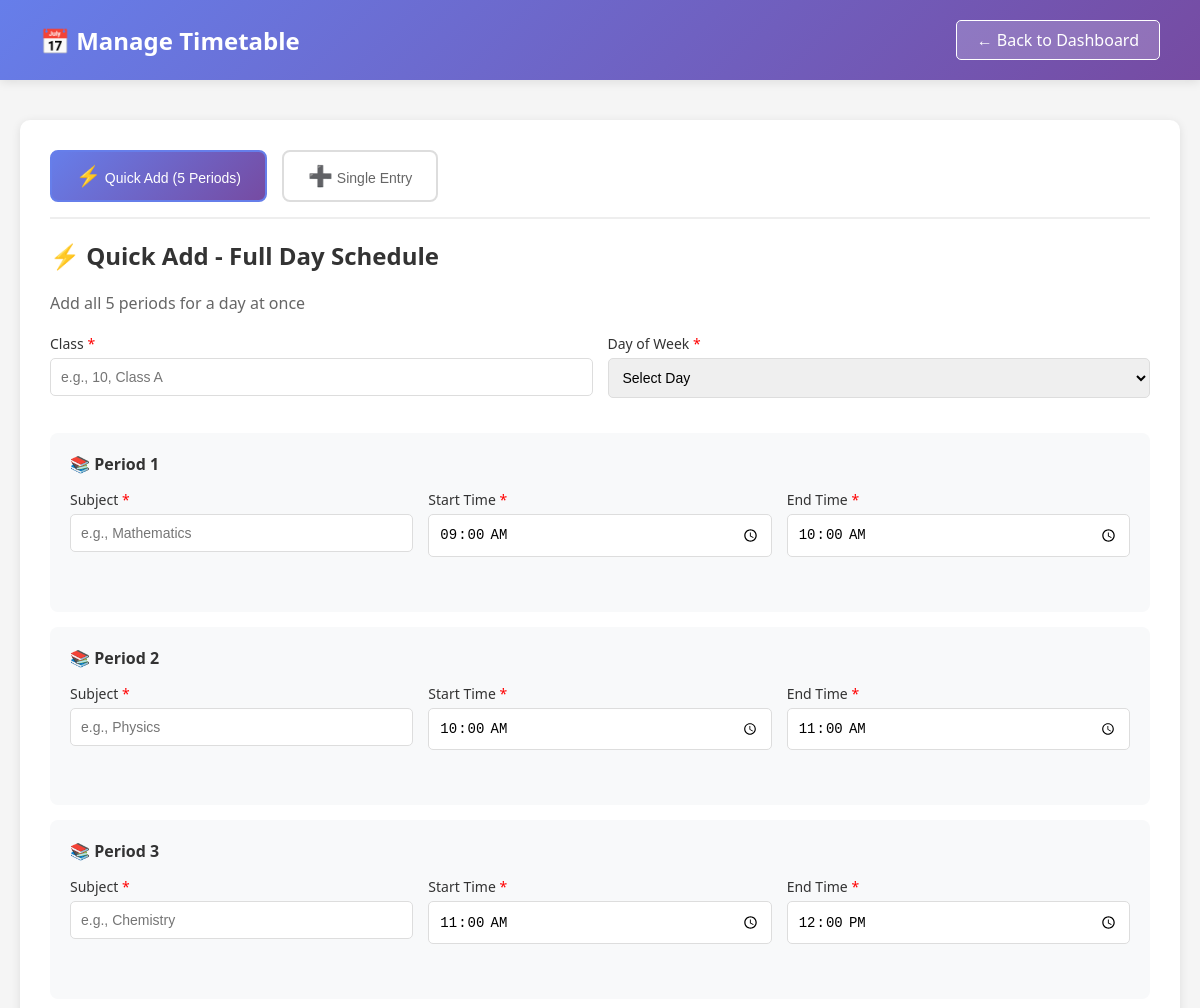
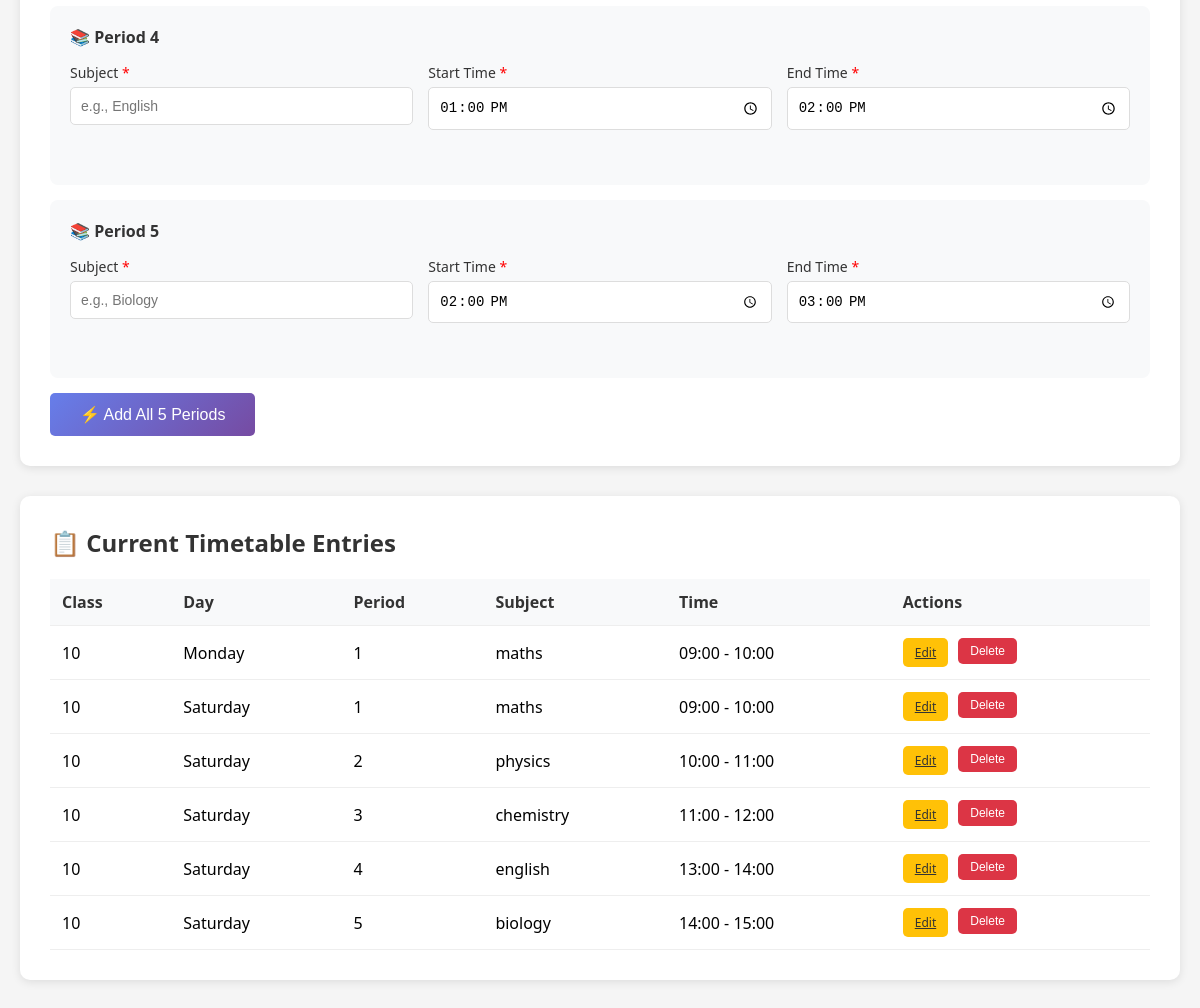
The page /timetable/manage (signed in) on the database its author committed (2 pictures, top to bottom).
### models.py (models this page shows)
class Timetable(Base):
    __tablename__ = 'timetable'
    id = Column(Integer, primary_key=True)
    class_name = Column(String, nullable=False)
    day_of_week = Column(String, nullable=False)  # e.g., 'Monday', 'Tuesday'
    period = Column(String, nullable=False)       # e.g., 'Period 1', 'Period 2'
    subject = Column(String, nullable=True)       # e.g., 'Mathematics', 'Physics'
    start_time = Column(String, nullable=True)    # e.g., '09:00'
    end_time = Column(String, nullable=True)      # e.g., '10:00'

### app.py (the view, shortened to what this page needs)
@app.route('/timetable/manage', methods=['GET', 'POST'])
@login_required
def manage_timetable():
    if current_user.role != 'teacher':
        flash('Access denied! Teachers only.', 'error')
        return redirect(url_for('login'))
    db = SessionLocal()
    day_order = ['Monday', 'Tuesday', 'Wednesday', 'Thursday', 'Friday', 'Saturday', 'Sunday']
    timetable_entries = db.query(Timetable).all()
    timetable_entries.sort(key=lambda x: (day_order.index(x.day_of_week) if x.day_of_week in day_order else 999, x.period))
    db.close()
    return render_template('manage_timetable.html', timetable_entries=timetable_entries)

### app.py (called while the page is built)
@login_manager.user_loader
def load_user(user_id):
    db = SessionLocal()
    user = db.query(User).get(int(user_id))
    db.close()
    return user

### templates/manage_timetable.html (shortened to what this page needs)
<!DOCTYPE html>
<html lang="en">
<head>
</head>
<body>
    <div class="header">
        <div class="header-content">
            <h1>📅 Manage Timetable</h1>
            <a href="{{ url_for('teacher_dashboard') }}" class="back-btn">← Back to Dashboard</a>
        </div>
    </div>
    <div class="container">
        <div class="card">
            <div style="display: flex; gap: 15px; margin-bottom: 20px; border-bottom: 2px solid #eee; padding-bottom: 15px;">
                <button class="mode-btn active" onclick="switchMode('bulk')">
                    <span style="font-size: 20px;">⚡</span> Quick Add (5 Periods)
                </button>
                <button class="mode-btn" onclick="switchMode('single')">
                    <span style="font-size: 20px;">➕</span> Single Entry
                </button>
            </div>
            <div id="bulkForm" class="form-container">
                <h2>⚡ Quick Add - Full Day Schedule</h2>
                <p style="color: #666; margin-bottom: 20px;">Add all 5 periods for a day at once</p>
                <form method="POST" action="{{ url_for('bulk_add_timetable') }}">
                    <div class="form-grid" style="grid-template-columns: 1fr 1fr; margin-bottom: 20px;">
                        <div class="form-group">
                            <label>Class <span class="required">*</span></label>
                            <input type="text" name="class_name" id="bulk_class" required placeholder="e.g., 10, Class A">
                        </div>
                        <div class="form-group">
                            <label>Day of Week <span class="required">*</span></label>
                            <select name="day_of_week" id="bulk_day" required>
                                <option value="">Select Day</option>
                            </select>
                        </div>
                    </div>
                    <div style="background: #f8f9fa; padding: 20px; border-radius: 8px; margin-bottom: 15px;">
                        <h3 style="color: #333; margin-bottom: 15px; font-size: 16px;">📚 Period 1</h3>
                        <div class="form-grid">
                            <div class="form-group">
                                <label>Subject <span class="required">*</span></label>
                                <input type="text" name="subject_1" required placeholder="e.g., Mathematics">
                            </div>
                            <div class="form-group">
                                <label>Start Time <span class="required">*</span></label>
                                <input type="time" name="start_time_1" required value="09:00">
                            </div>
                            <div class="form-group">
                                <label>End Time <span class="required">*</span></label>
                                <input type="time" name="end_time_1" required value="10:00">
                            </div>
                        </div>
                    </div>
                    <div style="background: #f8f9fa; padding: 20px; border-radius: 8px; margin-bottom: 15px;">
                        <h3 style="color: #333; margin-bottom: 15px; font-size: 16px;">📚 Period 2</h3>
                        <div class="form-grid">
                            <div class="form-group">
                                <label>Subject <span class="required">*</span></label>
                                <input type="text" name="subject_2" required placeholder="e.g., Physics">
                            </div>
                            <div class="form-group">
                                <label>Start Time <span class="required">*</span></label>
                                <input type="time" name="start_time_2" required value="10:00">
                            </div>
                            <div class="form-group">
                                <label>End Time <span class="required">*</span></label>
                                <input type="time" name="end_time_2" required value="11:00">
                            </div>
                        </div>
                    </div>
                    <div style="background: #f8f9fa; padding: 20px; border-radius: 8px; margin-bottom: 15px;">
                        <h3 style="color: #333; margin-bottom: 15px; font-size: 16px;">📚 Period 3</h3>
                        <div class="form-grid">
                            <div class="form-group">
                                <label>Subject <span class="required">*</span></label>
                                <input type="text" name="subject_3" required placeholder="e.g., Chemistry">
                            </div>
                            <div class="form-group">
                                <label>Start Time <span class="required">*</span></label>
                                <input type="time" name="start_time_3" required value="11:00">
                            </div>
                            <div class="form-group">
                                <label>End Time <span class="required">*</span></label>
                                <input type="time" name="end_time_3" required value="12:00">
                            </div>
                        </div>
                    </div>
                    <div style="background: #f8f9fa; padding: 20px; border-radius: 8px; margin-bottom: 15px;">
                        <h3 style="color: #333; margin-bottom: 15px; font-size: 16px;">📚 Period 4</h3>
                        <div class="form-grid">
                            <div class="form-group">
                                <label>Subject <span class="required">*</span></label>
                                <input type="text" name="subject_4" required placeholder="e.g., English">
                            </div>
                            <div class="form-group">
                                <label>Start Time <span class="required">*</span></label>
                                <input type="time" name="start_time_4" required value="13:00">
                            </div>
                            <div class="form-group">
                                <label>End Time <span class="required">*</span></label>
                                <input type="time" name="end_time_4" required value="14:00">
                            </div>
                        </div>
                    </div>
                    <div style="background: #f8f9fa; padding: 20px; border-radius: 8px; margin-bottom: 15px;">
                        <h3 style="color: #333; margin-bottom: 15px; font-size: 16px;">📚 Period 5</h3>
                        <div class="form-grid">
                            <div class="form-group">
                                <label>Subject <span class="required">*</span></label>
                                <input type="text" name="subject_5" required placeholder="e.g., Biology">
                            </div>
                            <div class="form-group">
                                <label>Start Time <span class="required">*</span></label>
                                <input type="time" name="start_time_5" required value="14:00">
                            </div>
                            <div class="form-group">
                                <label>End Time <span class="required">*</span></label>
                                <input type="time" name="end_time_5" required value="15:00">
                            </div>
                        </div>
                    </div>
                    <button type="submit" class="btn btn-primary" style="font-size: 16px; padding: 12px 30px;">
                        ⚡ Add All 5 Periods
                    </button>
                </form>
            </div>
        </div>
        <div class="card">
            <h2>📋 Current Timetable Entries</h2>
            {% if timetable_entries %}
                <div class="table-container">
                    <table>
                        <thead>
                            <tr>
                                <th>Class</th>
                                <th>Day</th>
                                <th>Period</th>
                                <th>Subject</th>
                                <th>Time</th>
                                <th>Actions</th>
                            </tr>
                        </thead>
                        <tbody>
                            {% for entry in timetable_entries %}
                            <tr>
                                <td>{{ entry.class_name }}</td>
                                <td>{{ entry.day_of_week }}</td>
                                <td>{{ entry.period }}</td>
                                <td>{{ entry.subject or '-' }}</td>
                                <td>
                                    {% if entry.start_time and entry.end_time %}
                                        {{ entry.start_time }} - {{ entry.end_time }}
                                    {% else %}
                                        -
                                    {% endif %}
                                </td>
                                <td>
                                    <div class="actions">
                                        <a href="{{ url_for('edit_timetable', id=entry.id) }}" class="btn btn-edit">Edit</a>
                                        <form method="POST" action="{{ url_for('delete_timetable', id=entry.id) }}" style="display: inline;" onsubmit="return confirm('Are you sure you want to delete this entry?');">
                                            <button type="submit" class="btn btn-danger">Delete</button>
                                        </form>
                                    </div>
                                </td>
                            </tr>
                            {% endfor %}
                        </tbody>
                    </table>
                </div>
            {% endif %}
        </div>
    </div>
</body>
</html>

### templates/manage_timetable.html (style rules this page uses)
* { margin: 0; padding: 0; box-sizing: border-box; }
body { font-family: 'Segoe UI', Tahoma, Geneva, Verdana, sans-serif; background: #f5f5f5; }
.header { background: linear-gradient(135deg, #667eea 0%, #764ba2 100%); color: white; padding: 20px 40px; box-shadow: 0 2px 10px rgba(0,0,0,0.1); }
.header-content { max-width: 1200px; margin: 0 auto; display: flex; justify-content: space-between; align-items: center; }
.header h1 { font-size: 24px; }
.back-btn { background: rgba(255,255,255,0.2); color: white; padding: 8px 20px; border: 1px solid white; border-radius: 5px; text-decoration: none; transition: background 0.3s; }
.container { max-width: 1200px; margin: 40px auto; padding: 0 20px; }
.card { background: white; padding: 30px; border-radius: 10px; box-shadow: 0 2px 10px rgba(0,0,0,0.1); margin-bottom: 30px; }
.card h2 { color: #333; margin-bottom: 20px; }
.form-grid { display: grid; grid-template-columns: repeat(auto-fit, minmax(200px, 1fr)); gap: 15px; margin-bottom: 20px; }
.form-group { margin-bottom: 15px; }
label { display: block; margin-bottom: 5px; color: #333; font-weight: 500; font-size: 14px; }
input[type="text"], input[type="time"], select { width: 100%; padding: 10px; border: 1px solid #ddd; border-radius: 5px; font-size: 14px; }
.btn { padding: 10px 20px; border: none; border-radius: 5px; cursor: pointer; font-size: 14px; transition: transform 0.2s; }
.btn-primary { background: linear-gradient(135deg, #667eea 0%, #764ba2 100%); color: white; }
.btn-danger { background: #dc3545; color: white; padding: 6px 12px; font-size: 12px; }
.btn-edit { background: #ffc107; color: #333; padding: 6px 12px; font-size: 12px; margin-right: 5px; }
.table-container { overflow-x: auto; }
table { width: 100%; border-collapse: collapse; }
th, td { padding: 12px; text-align: left; border-bottom: 1px solid #eee; }
th { background: #f8f9fa; color: #333; font-weight: 600; }
.required { color: red; }
.actions { display: flex; gap: 5px; }
.mode-btn { padding: 12px 24px; border: 2px solid #ddd; background: white; border-radius: 8px; cursor: pointer; font-size: 14px; font-weight: 500; color: #666; transition: all 0.3s; }
.mode-btn.active { background: linear-gradient(135deg, #667eea 0%, #764ba2 100%); border-color: #667eea; color: white; }
.form-container { animation: fadeIn 0.3s ease; }

### rows shown on the page
Timetable: class_name "10", day_of_week "Monday", period "1", subject "maths", start_time "09:00", end_time "10:00"
Timetable: class_name "10", day_of_week "Saturday", period "1", subject "maths", start_time "09:00", end_time "10:00"
Timetable: class_name "10", day_of_week "Saturday", period "2", subject "physics", start_time "10:00", end_time "11:00"
Timetable: class_name "10", day_of_week "Saturday", period "3", subject "chemistry", start_time "11:00", end_time "12:00"
Timetable: class_name "10", day_of_week "Saturday", period "4", subject "english", start_time "13:00", end_time "14:00"
Timetable: class_name "10", day_of_week "Saturday", period "5", subject "biology", start_time "14:00", end_time "15:00"
